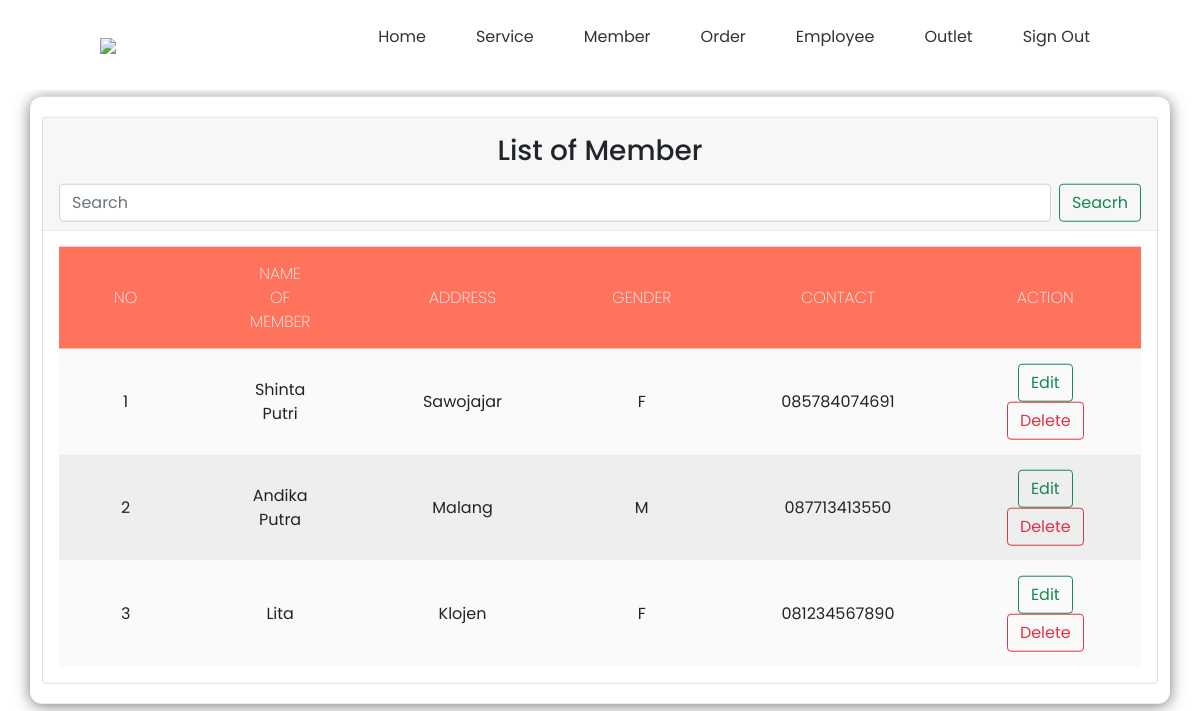
Screenshot of /view_member.php (signed in) with the database file from the repository.
### tables this page shows
CREATE TABLE `member` (
  `id_member` int(11) NOT NULL,
  `nama_member` varchar(100) NOT NULL,
  `alamat` text NOT NULL,
  `jenis_kelamin` enum('M','F') NOT NULL,
  `telp` varchar(15) NOT NULL
);

### view_member.php (the view, shortened to what this page needs)
<!DOCTYPE html>
<html lang="en">
<head>
    <link href="https://cdn.jsdelivr.net/npm/bootstrap@5.0.1/dist/css/bootstrap.min.css" rel="stylesheet"
>
    <link rel="stylesheet" href="https://cdnjs.cloudflare.com/ajax/libs/font-awesome/6.1.1/css/all.min.css"
 />
    <link rel="stylesheet" href="css/view_member.css">
</head>
<body>
    <?php
        include "navbar.php";
    ?>
    <div class="container">
        <div class="card">
            <div class="card-header">
                <h3 class="mt-2 mb-3 text-center">List of Member</h3>
                <form method="POST" action="view_member.php" class="d-flex">
                    <input type="search" name="cari" class="form-control me-2" placeholder="Search">
                    <button class="btn btn-outline-success" type="submit">Seacrh</button>
                </form>
            </div>
            <div class="card-body">
                <table>
                    <thead>
                        <tr>
                            <th>NO</th>
                            <th>NAME OF MEMBER</th>
                            <th>ADDRESS</th>
                            <th>GENDER</th>
                            <th>CONTACT</th>
                            <th>ACTION</th>
                        </tr>
                    </thead>
                    <tbody>
                        <?php
                            include "koneksi.php";
                            if(isset($_POST['cari'])){
                                $cari=$_POST['cari'];
                                $query_member=mysqli_query($conn,"SELECT * from member where id_member='$cari' or nama_member like '%$cari%'");
                            }else{
                                $query_member=mysqli_query($conn,"SELECT * from member");
                            }
                            $no=0;
                            while($data_member=mysqli_fetch_array($query_member)){
                                $no++;
                        ?>
                            <tr>
                                <td><?=$no?></td>
                                <td><?=$data_member['nama_member']?></td>
                                <td><?=$data_member['alamat']?></td>
                                <td><?=$data_member['jenis_kelamin']?></td>
                                <td><?=$data_member['telp']?></td>
                                <td>
                                    <a href="edit_member.php?id_member=<?=$data_member ['id_member']?>" class="btn btn-outline-success">Edit</a>
                                    <a href="delete_member.php?id_member=<?=$data_member ['id_member']?>" class="btn btn-outline-danger"
                                    onclick="return confirm('Are you sure want to delete this member?')">Delete</a>
                                </td>
                            </tr>
                        <?php
                            }
                        ?>
                    </tbody>
                </table>
            </div>
        </div>
    </div><br>
</body>
</html>

### css/view_member.css (style rules this page uses)
* { margin:0; padding: 0; outline: 0; }
.container { padding-top: 20px; padding-bottom: 20px; position: absolute; left: 50%; top: 50%; transform: translate(-50%,-50%); width: 100%; border-collapse: collapse; border-spacing: 0; box-shadow: 0 2px 15px rgba(64,64,64,.7); border-radius: 12px 12px 12px 12px; overflow: hidden; }
.card-body { text-align: center; }
td , th { padding: 15px 55px; text-align: center; }
th { background-color: #ff735d; color: #fafafa; font-family: 'Poppins',Sans-serif; font-weight: 200; text-transform: uppercase; }
tr { width: 100%; background-color: #fafafa; font-family: 'Poppins', sans-serif; }
tr:nth-child(even) { background-color: #eeeeee; }

### css/navbar.css (style rules this page uses)
* { margin: 0; padding: 0; box-sizing: border-box; font-family: 'Poppins', sans serif; }

### rows the page displays
member: nama_member "Shinta Putri", alamat "Sawojajar", jenis_kelamin "F", telp "085784074691"
member: nama_member "Andika Putra", alamat "Malang", jenis_kelamin "M", telp "087713413550"
member: nama_member "Lita", alamat "Klojen", jenis_kelamin "F", telp "081234567890"
